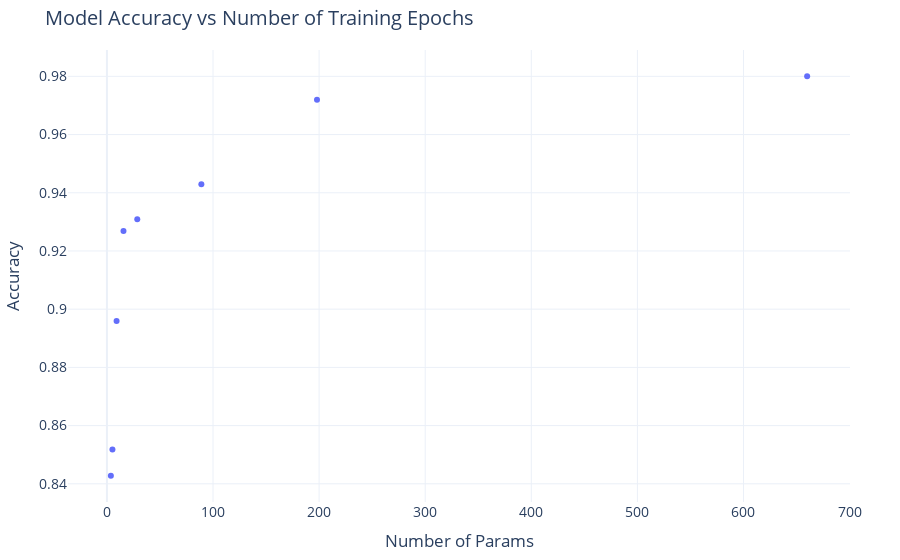

Notebook cell for this chart:
### Code cell
import plotly.express as px

# Example data
epochs = [3.7, 5.2, 9.1, 15.6, 28.6, 89, 198, 660]
accuracy = [0.8428, 0.8518, 0.8959, 0.9269, 0.9309, 0.9429, 0.9720, .9800]

# Create the scatter plot
fig = px.scatter(
    x=epochs,
    y=accuracy,
    title='Model Accuracy vs Number of Training Epochs',
    labels={
        'x': 'Number of Params',
        'y': 'Accuracy'
    }
)

# Add a line to connect the data points
fig.update_traces(mode='markers')

# Customize the layout for a professional look
fig.update_layout(
    template='plotly_white',
    font=dict(size=14),
    margin=dict(l=50, r=50, t=50, b=50),
)

# Show the plot
fig.show()

### Figure 1 — Plotly figure (JSON) as saved in the notebook; plotly's stock layout.template omitted (floating-point values rounded to 4 significant figures)
{"data": [{"hovertemplate": "Number of Params=%{x}<br>Accuracy=%{y}<extra></extra>", "legendgroup": "", "marker": {"color": "#636efa", "symbol": "circle"}, "mode": "markers", "name": "", "orientation": "v", "showlegend": false, "type": "scatter", "x": [3.7, 5.2, 9.1, 15.6, 28.6, 89, 198, 660], "xaxis": "x", "y": [0.8428, 0.8518, 0.8959, 0.9269, 0.9309, 0.9429, 0.972, 0.98], "yaxis": "y"}], "layout": {"font": {"size": 14}, "legend": {"tracegroupgap": 0}, "margin": {"b": 50, "l": 50, "r": 50, "t": 50}, "title": {"text": "Model Accuracy vs Number of Training Epochs"}, "xaxis": {"anchor": "y", "domain": [0, 1], "title": {"text": "Number of Params"}}, "yaxis": {"anchor": "x", "domain": [0, 1], "title": {"text": "Accuracy"}}}}
